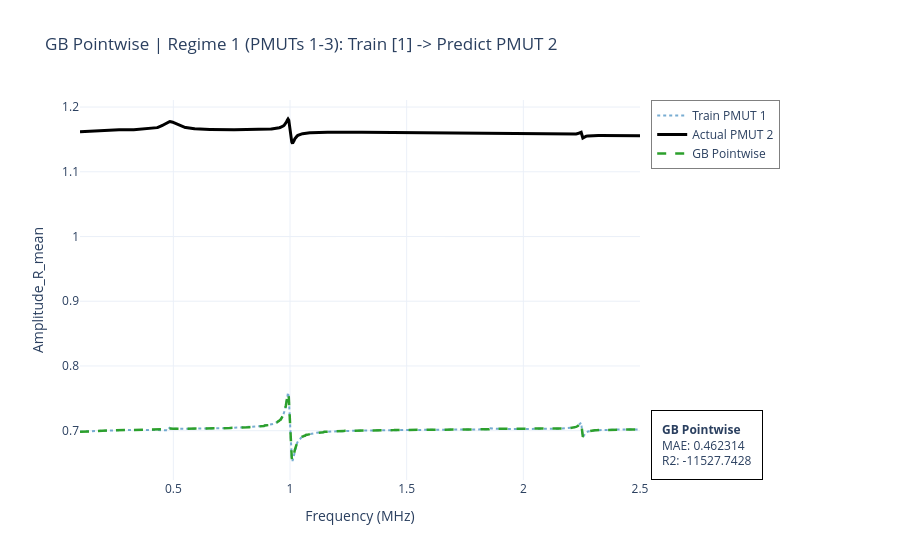
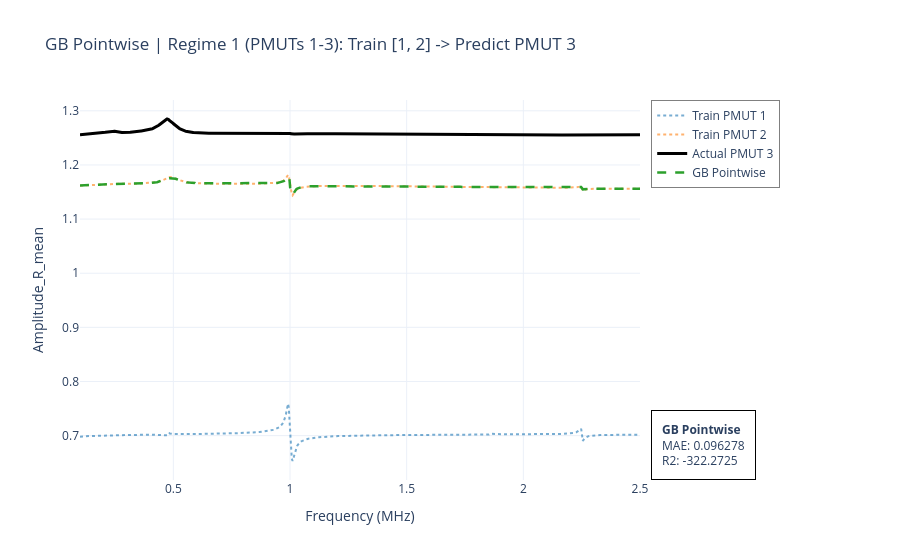
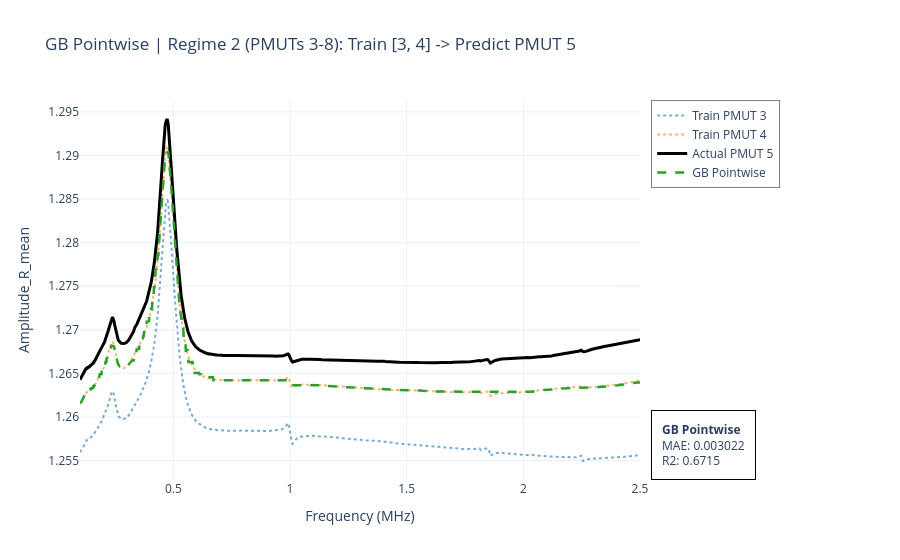
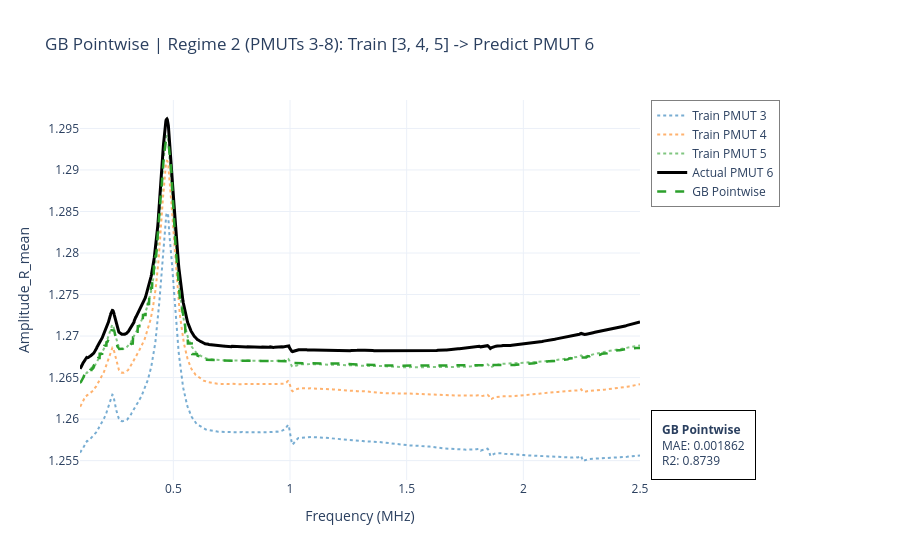

Here is the notebook cell these charts were saved with, in order:
### Code cell
from sklearn.ensemble import GradientBoostingRegressor

print('--- GB: Pointwise ---')
gb_pw = GradientBoostingRegressor(n_estimators=100, random_state=42)

for r_name, r_data in regimes.items():
    for t_pmuts, p_pmut in zip(r_data['train'], r_data['pred']):
        target = p_pmut[0]
        step_label = f'Train{t_pmuts}>{target}'

        mask_train  = df_all['N_PMUT'].isin(t_pmuts)
        mask_target = df_all['N_PMUT'] == target
        gb_pw.fit(df_all.loc[mask_train,  ['N_PMUT','Frequency_MHz']],
                  df_all.loc[mask_train,  'Amplitude_Scaled'])

        target_freqs = df_all.loc[mask_target, 'Frequency_MHz'].values
        preds  = amp_scaler.inverse_transform(
            gb_pw.predict(df_all.loc[mask_target, ['N_PMUT','Frequency_MHz']]).reshape(-1,1)).flatten()
        actual = amp_scaler.inverse_transform(
            df_all.loc[mask_target, 'Amplitude_Scaled'].values.reshape(-1,1)).flatten()

        mae = mean_absolute_error(actual, preds)
        r2  = r2_score(actual, preds)
        results.append({'Model':'GB','Approach':'Pointwise','Regime':r_name,
                        'Step':step_label,'Target':target,'MAE':mae,'R2':r2})

        fig = go.Figure()
        for i, p in enumerate(t_pmuts):
            tr_f = df_all[df_all['N_PMUT']==p]['Frequency_MHz'].values
            tr_a = amp_scaler.inverse_transform(
                df_all[df_all['N_PMUT']==p]['Amplitude_Scaled'].values.reshape(-1,1)).flatten()
            fig.add_trace(go.Scatter(x=tr_f, y=tr_a, mode='lines',
                line=dict(dash='dot', width=2, color=colors[i%len(colors)]),
                opacity=0.6, name=f'Train PMUT {p}'))
        fig.add_trace(go.Scatter(x=target_freqs, y=actual, mode='lines',
            line=dict(color='black', width=3), name=f'Actual PMUT {target}'))
        fig.add_trace(go.Scatter(x=target_freqs, y=preds, mode='lines',
            line=dict(color='#2ca02c', dash='dash', width=2.5), name='GB Pointwise'))
        fig.update_layout(
            title=f'GB Pointwise | {r_name}: Train {t_pmuts} -> Predict PMUT {target}',
            xaxis_title='Frequency (MHz)', yaxis_title='Amplitude_R_mean',
            template='plotly_white',
            legend=dict(yanchor='top', y=1, xanchor='left', x=1.02,
                bgcolor='rgba(255,255,255,0.8)', bordercolor='gray', borderwidth=1),
            margin=dict(r=260))
        fig.add_annotation(xref='paper', yref='paper', x=1.02, y=0.0,
            yanchor='bottom', xanchor='left', showarrow=False, align='left',
            text=f'<b>GB Pointwise</b><br>MAE: {mae:.6f}<br>R2: {r2:.4f}',
            bgcolor='white', bordercolor='black', borderwidth=1, borderpad=10)
        fig.show()

### Figure 1 — Plotly figure (JSON) as saved in the notebook; plotly's stock layout.template omitted (floating-point values rounded to 4 significant figures; data arrays with more than 128 entries replaced by an {"elided": "..."} marker saying what was removed)
{"data": [{"line": {"color": "#1f77b4", "dash": "dot", "width": 2}, "mode": "lines", "name": "Train PMUT 1", "opacity": 0.6, "type": "scatter", "x": {"elided": "1000 float values"}, "y": {"elided": "1000 float values"}}, {"line": {"color": "black", "width": 3}, "mode": "lines", "name": "Actual PMUT 2", "type": "scatter", "x": {"elided": "1000 float values"}, "y": {"elided": "1000 float values"}}, {"line": {"color": "#2ca02c", "dash": "dash", "width": 2.5}, "mode": "lines", "name": "GB Pointwise", "type": "scatter", "x": {"elided": "1000 float values"}, "y": {"elided": "1000 float values"}}], "layout": {"annotations": [{"align": "left", "bgcolor": "white", "bordercolor": "black", "borderpad": 10, "borderwidth": 1, "showarrow": false, "text": "<b>GB Pointwise</b><br>MAE: 0.462314<br>R2: -11527.7428", "x": 1.02, "xanchor": "left", "xref": "paper", "y": 0, "yanchor": "bottom", "yref": "paper"}], "legend": {"bgcolor": "rgba(255,255,255,0.8)", "bordercolor": "gray", "borderwidth": 1, "x": 1.02, "xanchor": "left", "y": 1, "yanchor": "top"}, "margin": {"r": 260}, "title": {"text": "GB Pointwise | Regime 1 (PMUTs 1-3): Train [1] -> Predict PMUT 2"}, "xaxis": {"title": {"text": "Frequency (MHz)"}}, "yaxis": {"title": {"text": "Amplitude_R_mean"}}}}

### Figure 2 — Plotly figure (JSON) as saved in the notebook; plotly's stock layout.template omitted (floating-point values rounded to 4 significant figures; data arrays with more than 128 entries replaced by an {"elided": "..."} marker saying what was removed)
{"data": [{"line": {"color": "#1f77b4", "dash": "dot", "width": 2}, "mode": "lines", "name": "Train PMUT 1", "opacity": 0.6, "type": "scatter", "x": {"elided": "1000 float values"}, "y": {"elided": "1000 float values"}}, {"line": {"color": "#ff7f0e", "dash": "dot", "width": 2}, "mode": "lines", "name": "Train PMUT 2", "opacity": 0.6, "type": "scatter", "x": {"elided": "1000 float values"}, "y": {"elided": "1000 float values"}}, {"line": {"color": "black", "width": 3}, "mode": "lines", "name": "Actual PMUT 3", "type": "scatter", "x": {"elided": "1000 float values"}, "y": {"elided": "1000 float values"}}, {"line": {"color": "#2ca02c", "dash": "dash", "width": 2.5}, "mode": "lines", "name": "GB Pointwise", "type": "scatter", "x": {"elided": "1000 float values"}, "y": {"elided": "1000 float values"}}], "layout": {"annotations": [{"align": "left", "bgcolor": "white", "bordercolor": "black", "borderpad": 10, "borderwidth": 1, "showarrow": false, "text": "<b>GB Pointwise</b><br>MAE: 0.096278<br>R2: -322.2725", "x": 1.02, "xanchor": "left", "xref": "paper", "y": 0, "yanchor": "bottom", "yref": "paper"}], "legend": {"bgcolor": "rgba(255,255,255,0.8)", "bordercolor": "gray", "borderwidth": 1, "x": 1.02, "xanchor": "left", "y": 1, "yanchor": "top"}, "margin": {"r": 260}, "title": {"text": "GB Pointwise | Regime 1 (PMUTs 1-3): Train [1, 2] -> Predict PMUT 3"}, "xaxis": {"title": {"text": "Frequency (MHz)"}}, "yaxis": {"title": {"text": "Amplitude_R_mean"}}}}

### Figure 3 — Plotly figure (JSON) as saved in the notebook; plotly's stock layout.template omitted (floating-point values rounded to 4 significant figures; data arrays with more than 128 entries replaced by an {"elided": "..."} marker saying what was removed)
{"data": [{"line": {"color": "#1f77b4", "dash": "dot", "width": 2}, "mode": "lines", "name": "Train PMUT 3", "opacity": 0.6, "type": "scatter", "x": {"elided": "1000 float values"}, "y": {"elided": "1000 float values"}}, {"line": {"color": "#ff7f0e", "dash": "dot", "width": 2}, "mode": "lines", "name": "Train PMUT 4", "opacity": 0.6, "type": "scatter", "x": {"elided": "1000 float values"}, "y": {"elided": "1000 float values"}}, {"line": {"color": "black", "width": 3}, "mode": "lines", "name": "Actual PMUT 5", "type": "scatter", "x": {"elided": "1000 float values"}, "y": {"elided": "1000 float values"}}, {"line": {"color": "#2ca02c", "dash": "dash", "width": 2.5}, "mode": "lines", "name": "GB Pointwise", "type": "scatter", "x": {"elided": "1000 float values"}, "y": {"elided": "1000 float values"}}], "layout": {"annotations": [{"align": "left", "bgcolor": "white", "bordercolor": "black", "borderpad": 10, "borderwidth": 1, "showarrow": false, "text": "<b>GB Pointwise</b><br>MAE: 0.003022<br>R2: 0.6715", "x": 1.02, "xanchor": "left", "xref": "paper", "y": 0, "yanchor": "bottom", "yref": "paper"}], "legend": {"bgcolor": "rgba(255,255,255,0.8)", "bordercolor": "gray", "borderwidth": 1, "x": 1.02, "xanchor": "left", "y": 1, "yanchor": "top"}, "margin": {"r": 260}, "title": {"text": "GB Pointwise | Regime 2 (PMUTs 3-8): Train [3, 4] -> Predict PMUT 5"}, "xaxis": {"title": {"text": "Frequency (MHz)"}}, "yaxis": {"title": {"text": "Amplitude_R_mean"}}}}

### Figure 4 — Plotly figure (JSON) as saved in the notebook; plotly's stock layout.template omitted (floating-point values rounded to 4 significant figures; data arrays with more than 128 entries replaced by an {"elided": "..."} marker saying what was removed)
{"data": [{"line": {"color": "#1f77b4", "dash": "dot", "width": 2}, "mode": "lines", "name": "Train PMUT 3", "opacity": 0.6, "type": "scatter", "x": {"elided": "1000 float values"}, "y": {"elided": "1000 float values"}}, {"line": {"color": "#ff7f0e", "dash": "dot", "width": 2}, "mode": "lines", "name": "Train PMUT 4", "opacity": 0.6, "type": "scatter", "x": {"elided": "1000 float values"}, "y": {"elided": "1000 float values"}}, {"line": {"color": "#2ca02c", "dash": "dot", "width": 2}, "mode": "lines", "name": "Train PMUT 5", "opacity": 0.6, "type": "scatter", "x": {"elided": "1000 float values"}, "y": {"elided": "1000 float values"}}, {"line": {"color": "black", "width": 3}, "mode": "lines", "name": "Actual PMUT 6", "type": "scatter", "x": {"elided": "1000 float values"}, "y": {"elided": "1000 float values"}}, {"line": {"color": "#2ca02c", "dash": "dash", "width": 2.5}, "mode": "lines", "name": "GB Pointwise", "type": "scatter", "x": {"elided": "1000 float values"}, "y": {"elided": "1000 float values"}}], "layout": {"annotations": [{"align": "left", "bgcolor": "white", "bordercolor": "black", "borderpad": 10, "borderwidth": 1, "showarrow": false, "text": "<b>GB Pointwise</b><br>MAE: 0.001862<br>R2: 0.8739", "x": 1.02, "xanchor": "left", "xref": "paper", "y": 0, "yanchor": "bottom", "yref": "paper"}], "legend": {"bgcolor": "rgba(255,255,255,0.8)", "bordercolor": "gray", "borderwidth": 1, "x": 1.02, "xanchor": "left", "y": 1, "yanchor": "top"}, "margin": {"r": 260}, "title": {"text": "GB Pointwise | Regime 2 (PMUTs 3-8): Train [3, 4, 5] -> Predict PMUT 6"}, "xaxis": {"title": {"text": "Frequency (MHz)"}}, "yaxis": {"title": {"text": "Amplitude_R_mean"}}}}
